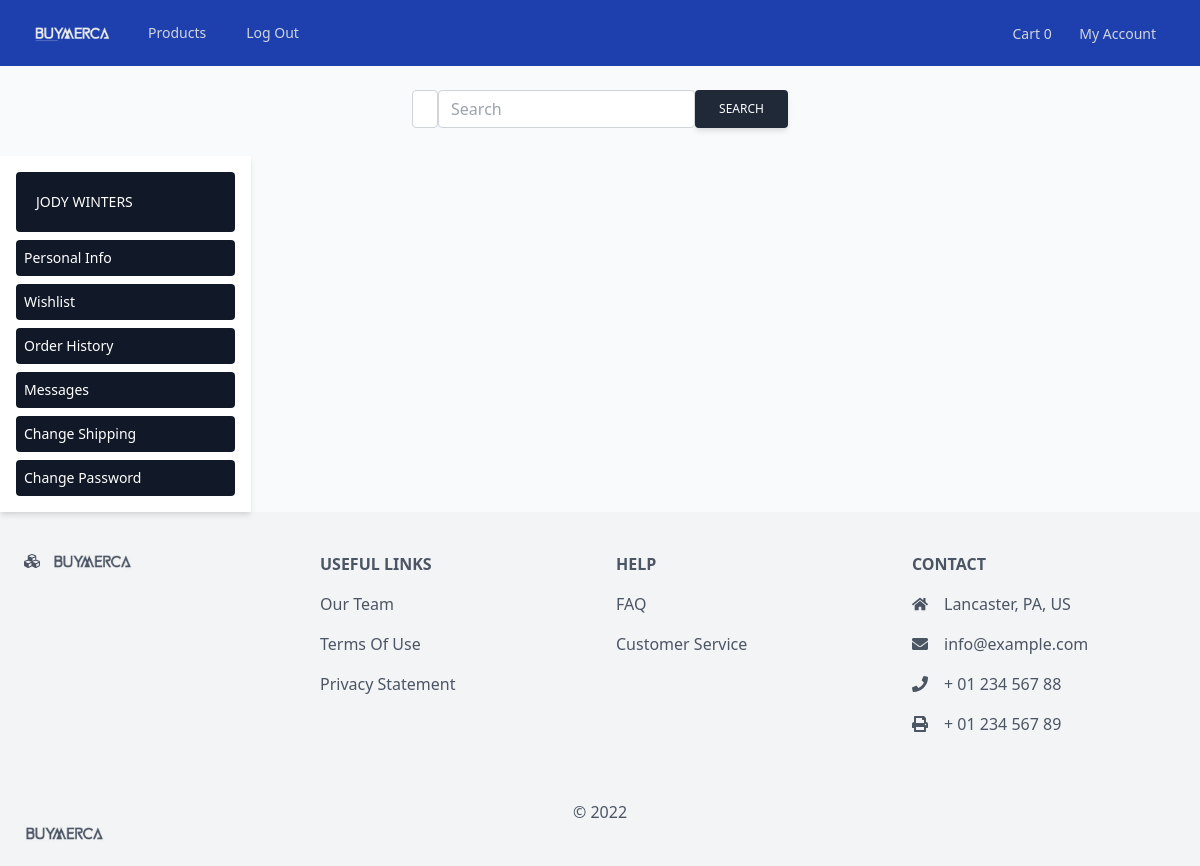
Before: /user_order_history.php (signed in) with the older database file.
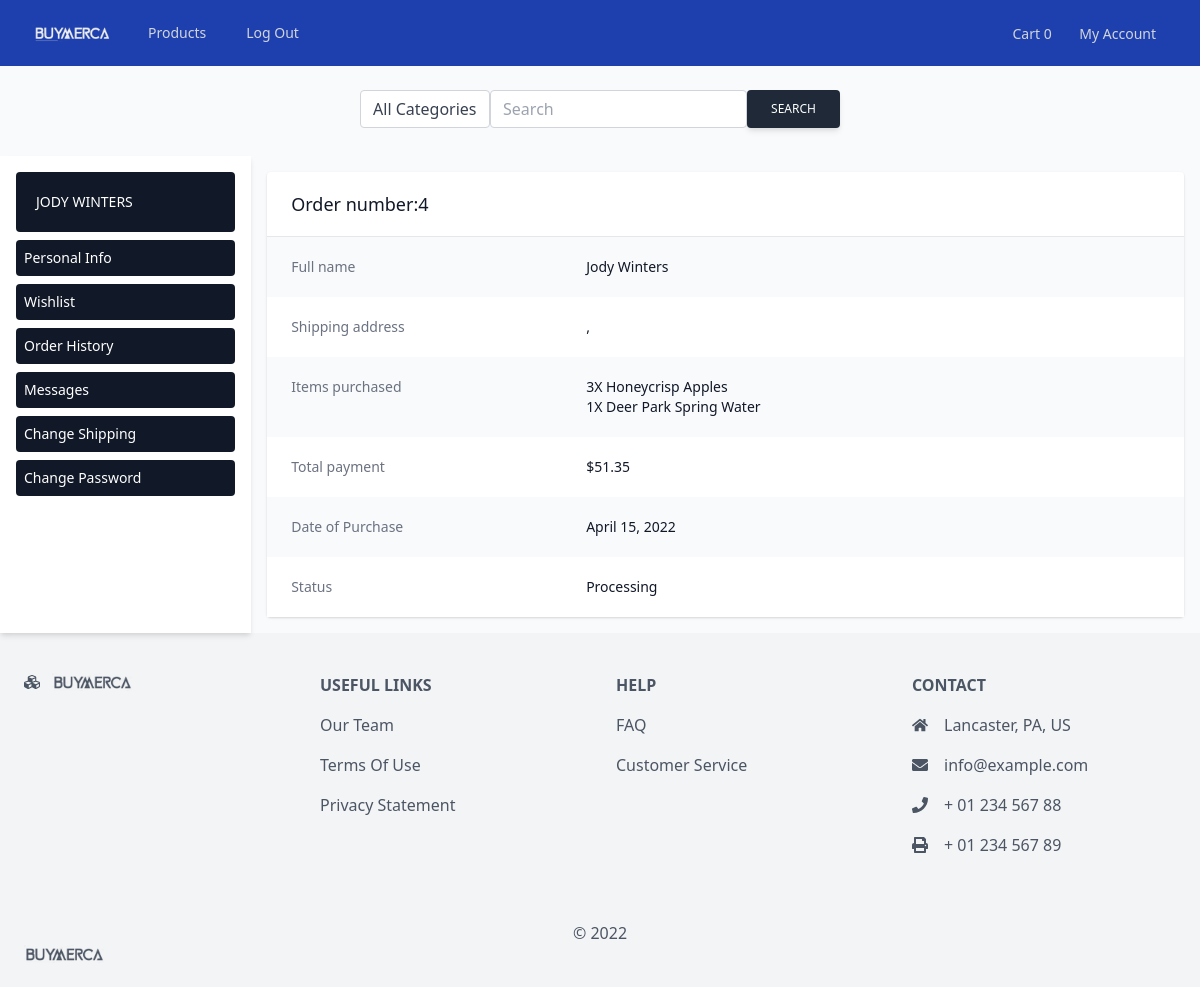
After: the same page with the newer database file.
### tables this page shows
CREATE TABLE `Transactions` (
  `product_ID` int(10) NOT NULL,
  `product_quantity` int(10) NOT NULL,
  `user_ID` int(10) NOT NULL,
  `purchase_date` timestamp NOT NULL DEFAULT current_timestamp(),
  `shipped` bit(1) NOT NULL DEFAULT b'0',
  `transaction_ID` int(10) NOT NULL,
  `price_at_purchase` decimal(10,2) DEFAULT NULL
);

CREATE TABLE `products` (
  `product_ID` int(11) NOT NULL,
  `title` varchar(255) NOT NULL,
  `customLabel` varchar(255) DEFAULT NULL,
  `price` decimal(10,2) NOT NULL,
  `list_price` decimal(10,2) NOT NULL,
  `brand` int(11) NOT NULL,
  `categories` int(11) NOT NULL,
  `productCondition` varchar(255) NOT NULL,
  `description` text NOT NULL,
  `featured` tinyint(4) NOT NULL DEFAULT 0,
  `sizes` text DEFAULT NULL,
  `weight` text DEFAULT NULL,
  `seller_ID` int(11) NOT NULL,
  `quantity` int(8) NOT NULL,
  `discount_percent` int(3) DEFAULT NULL,
  `comment` text DEFAULT NULL,
  `image` longblob NOT NULL,
  `create_date` datetime NOT NULL DEFAULT current_timestamp()
);

### user_order_history.php (the view, shortened to what the changed rows need)
<?php
    include 'templates/nav-bar.php';
    include 'templates/search-bar.php';
?>
<main class="flex w-full">
    <section class="w-full p-4">
      <div class="w-full text-md">
        <?php
        $sql="SELECT * FROM Transactions WHERE user_ID=$_SESSION[ID] GROUP BY transaction_ID ORDER BY purchase_date DESC";
        $result = $conn->query($sql);
        $totalPrice = 0;
        while($res = mysqli_fetch_array($result)) {
          $date = date_create($res['purchase_date']);
          echo "<div class='bg-white shadow sm:rounded'>";
            echo "<div class='px-4 py-5 sm:px-6'>";
              echo "<h3 class='text-lg leading-6 font-medium text-gray-900'>Order number:". $res['transaction_ID'] . "</h3>";
            echo "</div>";
            echo "<div class='border-t border-gray-200'>";
              echo "<dl>";
                echo "<div class='bg-gray-50 px-4 py-5 sm:grid sm:grid-cols-3 sm:gap-4 sm:px-6'>";
                    echo "<dt class='text-sm font-medium text-gray-500'>Full name</dt>";
                    echo "<dd class='mt-1 text-sm text-gray-900 sm:mt-0 sm:col-span-2'>" . $_SESSION['firstName'] . " " . $_SESSION['lastName'] . "</dd>";
                echo "</div>";
                echo "<div class='bg-white px-4 py-5 sm:grid sm:grid-cols-3 sm:gap-4 sm:px-6'>";
                    echo "<dt class='text-sm font-medium text-gray-500'>Shipping address</dt>";
                    echo "<dd class='mt-1 text-sm text-gray-900 sm:mt-0 sm:col-span-2'>" . $_SESSION['addressFirstLine'] . " " . $_SESSION['addressSecondLine'] . " " . $_SESSION['city'] . " " . $_SESSION['state'] . ", " . $_SESSION['zip'] . "</dd>";
                echo "</div>";
                echo "<div class='bg-gray-50 px-4 py-5 sm:grid sm:grid-cols-3 sm:gap-4 sm:px-6'>";
                    echo "<dt class='text-sm font-medium text-gray-500'>Items purchased</dt>";
                    echo "<dd class='mt-1 text-sm text-gray-900 sm:mt-0 sm:col-span-2'>";
                      echo "<div>";
                      $sql = "SELECT * FROM Transactions t INNER JOIN products p ON t.product_ID = p.product_ID WHERE t.transaction_ID=$res[transaction_ID]";
                      $count = $conn->query($sql);
                      while($row = mysqli_fetch_array($count)) {
                        echo "<p>" . $row['product_quantity'] . "X   " . $row['title'] ."</p>";
                        $totalPrice += ($row['product_quantity'] * $row['price_at_purchase']);
                      }
                      echo "</div>";
                    echo "</dd>";
                echo "</div>";
                echo "<div class='bg-white px-4 py-5 sm:grid sm:grid-cols-3 sm:gap-4 sm:px-6'>";
                    echo "<dt class='text-sm font-medium text-gray-500'>Total payment</dt>";
                    echo "<dd class='mt-1 text-sm text-gray-900 sm:mt-0 sm:col-span-2'>$" . sprintf("%.2f", $totalPrice) ."</dd>";
                echo "</div>";
                echo "<div class='bg-gray-50 px-4 py-5 sm:grid sm:grid-cols-3 sm:gap-4 sm:px-6'>";
                    echo "<dt class='text-sm font-medium text-gray-500'>Date of Purchase</dt>";
                    echo "<dd class='mt-1 text-sm text-gray-900 sm:mt-0 sm:col-span-2'>" . date_format($date, 'F d, Y') ."</dd>";
                echo "</div>";
                $sql = "SELECT * FROM Transactions WHERE transaction_ID=$res[transaction_ID] LIMIT 1";
                $resu = $conn->query($sql);
                $t = $resu->fetch_assoc();
                echo "<div class='bg-white px-4 py-5 sm:grid sm:grid-cols-3 sm:gap-4 sm:px-6'>";
                    echo "<dt class='text-sm font-medium text-gray-500'>Status</dt>";
                    echo "<dd class='mt-1 text-sm text-gray-900 sm:mt-0 sm:col-span-2'>" . (($t['shipped']==0)? 'Processing' : 'Shipped') . "</dd>";
                echo "</div>";
              echo "</dl>";
            echo "</div>";
          echo "</div>";
        }
        ?>
      </div>
    </section>
</main>

### templates/search-bar.php (shortened to what the changed rows need)
<?php
  include 'db_connection.php';
?>
<div class="flex justify-center">
      <div class="mb-3 pt-6 xl:w-3/5">
          <form action="products.php" method="POST" class="input-group relative flex flex-row items-stretch w-full mb-4">
              <select name='cate' id='cate' class="form-select appearance-none block w-3/8 px-3 py-1.5 text-base font-normal text-gray-700 bg-white bg-clip-padding bg-no-repeat border border-solid border-gray-300 rounded transition ease-in-out m-0 focus:text-gray-700 focus:bg-white focus:border-blue-600 focus:outline-none">
                <?php
                $sql = "SELECT * FROM categories";
                $result = $conn->query($sql);
                while($res = mysqli_fetch_array($result)) {
                    echo "<option value='" . $res['categories_ID'] . "'>" . $res['categories'] ."</option>";
                }
                ?>
              </select>
              <input type="search" id='item_search' name="item_search" class="form-control relative flex-auto min-w-0 block w-full px-3 py-1.5 text-base font-normal text-gray-700 bg-white bg-clip-padding border border-solid border-gray-300 rounded transition ease-in-out m-0 focus:text-gray-700 focus:bg-white focus:border-blue-600 focus:outline-none" placeholder="Search" aria-label="Search" aria-describedby="button-addon2">
              <input type="submit" id="enter" name='enter' value="Search" class="btn inline-block px-6 py-2.5 bg-gray-800 text-white font-medium text-xs leading-tight uppercase rounded shadow-md hover:bg-blue-700 hover:shadow-lg focus:bg-blue-700  focus:shadow-lg focus:outline-none focus:ring-0 active:bg-blue-800 active:shadow-lg transition duration-150 ease-in-out flex items-center"></input>
          </form>
      </div>
  </div>

Changed rows visible on the page:
added transactions: product_quantity "3", product_ID.title "Honeycrisp Apples"
added transactions: product_quantity "1", product_ID.title "Deer Park Spring Water"
Other visible differences:
form field cate: (not shown) → "All Categories"
new list line: "Order number: 4 Full name Jody Winters Shipping address , Items purchased Total payment $ 51.35 Date of Purchase April 15, 2022 Status Processing"
